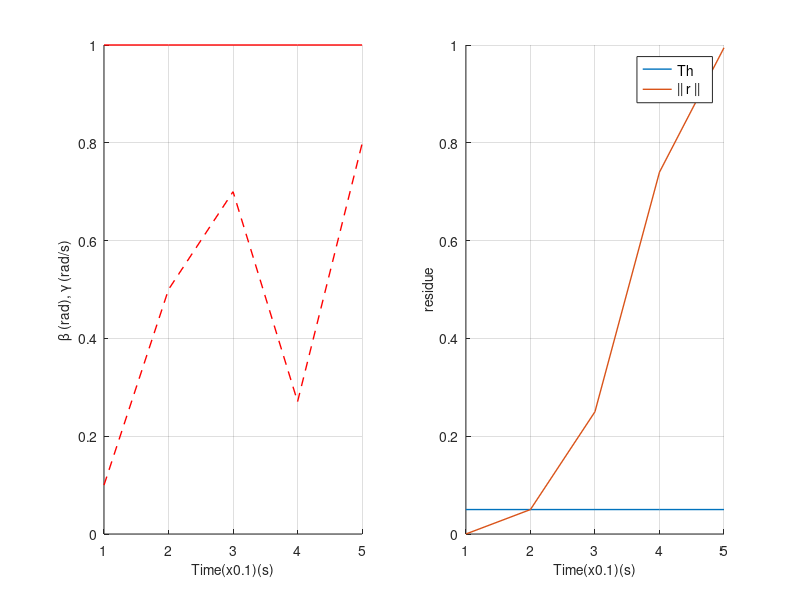

Recreate this plot in MATLAB.
clear;
clc;
cla;
clf;
Aa = [0 1;
      0 0];
Bb = [0;
      1];
Cc = [1 0];
Dd = 0;
sys_ss = ss(Aa,Bb,Cc,Dd);

Ts = 0.1;
sys_d = c2d(sys_ss,Ts,'zoh');

A = sys_d.a;
B = sys_d.b;
C = sys_d.c;
D = sys_d.d;


p = 500;
Q = p*(C'*C);
R = 0.1;
[K,S,E] = dlqr(A,B,Q,R);
abs(eig(A-B*K))

P = [0.1519    0.1073;
    0.1073    0.1465];
QN=0.01;
RN=0.0001;

[KEST,L,P] = kalman(sys_d,QN,RN)
abs(eig(A-L*C))

x = [1;10];
y = C*x;
z = [0;0];
u = 0;

time=3;
plot_dist=zeros(1,time);
plot_vel=zeros(1,time);
plot_rnorm = zeros(1, time);

% dist_prev_1 = [0.1 0.000157937];
% vel_prev_1 = [0.998420629 0.998420629];
% r_prev_1 = [0 0.0003158741];

dist_prev_1 = [0.1 0.5];
vel_prev_1 = [0.998420629 2];
r_prev_1 = [0 0.05];

plot_th = 0.05*ones(1, time+size(dist_prev_1,2));
plot_safedist = 1*ones(1, time+size(dist_prev_1,2));
plot_safevel = 10*ones(1, time+size(dist_prev_1,2));

ak1 = 0;
ak2 = 0;

au = [ak1 zeros(1, time-size(ak1,2))];
ay = [ak2 zeros(1, time-size(ak2,2))];

pattern = ones(1,time);
% subseq = [1 1 1 1 0 0 1 0 1 0 0 0];
% repeat = ceil(size(pattern,2)/size(subseq,2));
% offset = 0;
% for i=1:repeat    
%     for j=1:2
%         if offset+j< size(pattern,2)
%             pattern(offset+j) = subseq(j);
%         end
%     end
%     offset = offset + size(subseq,2);
% end

% x = [0.000157937;0.998420629];
x = [0.5;2]
% xhat = [-0.0498;0.9984];
xhat = [0.75;8];
u_attacked = 0;
y = C*x;
yhat = C*xhat;

u = 0;
  
for i=1:time
    i;
    r = y - yhat;
    r_norm = abs(r);
    xhat = A*xhat + B*u + L*r;
    x = A*x + B*u_attacked    ;
    
    if pattern(i)==1
        u = -(K*xhat);
        u_attacked = u + au(i)
    else
        u = u;
        u_attacked = u_attacked;
    end
    
    y = C*x + ay(i);
    yhat = C*xhat;
    
    plot_dist(i) = abs(x(1));
    plot_vel(i) = abs(x(2));
    plot_rnorm(i) = r_norm;
   
end

fontsize = 10;
linewidth = 1;
markersize = 10;

dist_final_1 = [dist_prev_1 plot_dist];
vel_final_1 = [vel_prev_1 plot_vel];
r_final_1 = [r_prev_1 plot_rnorm];


subplot(1,2,1);
hold on;
plot(plot_safedist,'r','LineWidth',linewidth);
plot(dist_final_1,'r--','LineWidth',linewidth);
% plot(plot_safevel,'b','LineWidth',linewidth);
% plot(vel_final_1,'b--','LineWidth',linewidth);

set(gca,'FontSize',fontsize);
% axis([1 time+2 -0.2 2.2]);

xlabel('Time(x0.1)(s)','FontSize',fontsize);
ylabel('\beta (rad), \gamma (rad/s)','FontSize',fontsize);
% legend({'safe \beta','\beta','safe \gamma','\gamma'},'FontSize',fontsize);
grid on;
hold off;

subplot(1,2,2);
hold on;
plot(plot_th,'LineWidth',linewidth);
plot(r_final_1,'LineWidth',linewidth);
set(gca,'FontSize',fontsize)
xlabel('Time(x0.1)(s)','FontSize',fontsize);
ylabel('residue','FontSize',fontsize);
legend({'Th','|| r ||'},'FontSize',fontsize);
% axis([1 time -0.001 0.0035])
grid on;
hold off;
